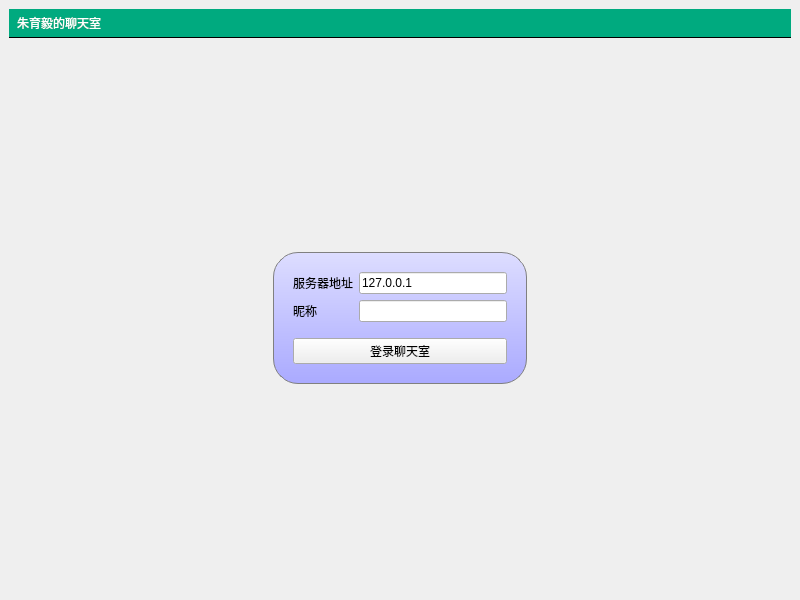
<?xml version="1.0" encoding="UTF-8"?>
<ui version="4.0">
 <class>MainWindow</class>
 <widget class="QMainWindow" name="MainWindow">
  <property name="geometry">
   <rect>
    <x>0</x>
    <y>0</y>
    <width>800</width>
    <height>600</height>
   </rect>
  </property>
  <property name="windowTitle">
   <string>聊天室客户端</string>
  </property>
  <property name="styleSheet">
   <string notr="true">#titleLabel{
background:white;
border:none;
border-bottom:1px solid black;
padding: 5px;
font:24pt&quot;黑体&quot;;
color:rgb(255,255,255);
background-color:rgba(0,170,127,255);
}

#mainFrame{
border: none;
background:white;
}

#loginFrame{
background:qlineargradient(x1:0,y1:0,x2:0,y2:1,stop:0#ddf,stop:1#aaf);
border:1px solid gray;
padding:10px;
border-radius:25px;
}</string>
  </property>
  <widget class="QWidget" name="centralwidget">
   <layout class="QGridLayout" name="gridLayout_2">
    <item row="0" column="0">
     <widget class="QLabel" name="titleLabel">
      <property name="styleSheet">
       <string notr="true">#titleLabel{
background:white;
border:none;
border-bottom:1px solid black;
padding: 5px;
font:24pt&quot;黑体&quot;;
color:rgb(255,255,255);
background-color:rgba(0,170,127,255);
}

#mainFrame{
border: none;
background:white;
}

#loginFrame{
background:qlineargradient(x1:0,y1:0,x2:0,y2:1,stop:0#ddf,stop:1#aaf);
border:1px solid gray;
padding:10px;
border-radius:25px;
}</string>
      </property>
      <property name="text">
       <string>朱育毅的聊天室</string>
      </property>
     </widget>
    </item>
    <item row="1" column="0">
     <widget class="QStackedWidget" name="stackedWidget">
      <property name="styleSheet">
       <string notr="true">#titleLabel{
background:white;
border:none;
border-bottom:1px solid black;
padding: 5px;
font:24pt&quot;黑体&quot;;
color:rgb(255,255,255);
background-color:rgba(0,170,127,255);
}

#mainFrame{
border: none;
background:white;
}

#loginFrame{
background:qlineargradient(x1:0,y1:0,x2:0,y2:1,stop:0#ddf,stop:1#aaf);
border:1px solid gray;
padding:10px;
border-radius:25px;
}</string>
      </property>
      <property name="currentIndex">
       <number>0</number>
      </property>
      <widget class="QWidget" name="loginPage">
       <layout class="QGridLayout" name="gridLayout_3">
        <item row="0" column="1">
         <spacer name="verticalSpacer_3">
          <property name="orientation">
           <enum>Qt::Orientation::Vertical</enum>
          </property>
          <property name="sizeHint" stdset="0">
           <size>
            <width>20</width>
            <height>164</height>
           </size>
          </property>
         </spacer>
        </item>
        <item row="1" column="0">
         <spacer name="horizontalSpacer">
          <property name="orientation">
           <enum>Qt::Orientation::Horizontal</enum>
          </property>
          <property name="sizeHint" stdset="0">
           <size>
            <width>219</width>
            <height>20</height>
           </size>
          </property>
         </spacer>
        </item>
        <item row="1" column="1">
         <widget class="QFrame" name="loginFrame">
          <property name="frameShape">
           <enum>QFrame::Shape::StyledPanel</enum>
          </property>
          <property name="frameShadow">
           <enum>QFrame::Shadow::Raised</enum>
          </property>
          <layout class="QVBoxLayout" name="verticalLayout_2">
           <item>
            <layout class="QGridLayout" name="gridLayout">
             <item row="0" column="0">
              <widget class="QLabel" name="label_2">
               <property name="text">
                <string>服务器地址</string>
               </property>
              </widget>
             </item>
             <item row="0" column="1">
              <widget class="QLineEdit" name="serverEdit">
               <property name="text">
                <string>127.0.0.1</string>
               </property>
              </widget>
             </item>
             <item row="1" column="0">
              <widget class="QLabel" name="label_3">
               <property name="text">
                <string>昵称</string>
               </property>
              </widget>
             </item>
             <item row="1" column="1">
              <widget class="QLineEdit" name="usernameEdit"/>
             </item>
            </layout>
           </item>
           <item>
            <spacer name="verticalSpacer">
             <property name="orientation">
              <enum>Qt::Orientation::Vertical</enum>
             </property>
             <property name="sizeType">
              <enum>QSizePolicy::Policy::Fixed</enum>
             </property>
             <property name="sizeHint" stdset="0">
              <size>
               <width>20</width>
               <height>10</height>
              </size>
             </property>
            </spacer>
           </item>
           <item>
            <widget class="QPushButton" name="loginButton">
             <property name="text">
              <string>登录聊天室</string>
             </property>
            </widget>
           </item>
          </layout>
         </widget>
        </item>
        <item row="1" column="2">
         <spacer name="horizontalSpacer_2">
          <property name="orientation">
           <enum>Qt::Orientation::Horizontal</enum>
          </property>
          <property name="sizeHint" stdset="0">
           <size>
            <width>218</width>
            <height>20</height>
           </size>
          </property>
         </spacer>
        </item>
        <item row="2" column="1">
         <spacer name="verticalSpacer_2">
          <property name="orientation">
           <enum>Qt::Orientation::Vertical</enum>
          </property>
          <property name="sizeHint" stdset="0">
           <size>
            <width>20</width>
            <height>164</height>
           </size>
          </property>
         </spacer>
        </item>
       </layout>
      </widget>
      <widget class="QWidget" name="chatPage">
       <layout class="QVBoxLayout" name="verticalLayout">
        <item>
         <layout class="QHBoxLayout" name="horizontalLayout">
          <item>
           <widget class="QTextEdit" name="roomTextEdit"/>
          </item>
          <item>
           <widget class="QListWidget" name="userListWidget">
            <property name="maximumSize">
             <size>
              <width>120</width>
              <height>16777215</height>
             </size>
            </property>
           </widget>
          </item>
         </layout>
        </item>
        <item>
         <layout class="QHBoxLayout" name="horizontalLayout_2">
          <item>
           <widget class="QLineEdit" name="sayLineEdit">
            <property name="maximumSize">
             <size>
              <width>16777215</width>
              <height>16777215</height>
             </size>
            </property>
           </widget>
          </item>
          <item>
           <widget class="QPushButton" name="sayButton">
            <property name="text">
             <string>发送</string>
            </property>
           </widget>
          </item>
          <item>
           <widget class="QPushButton" name="logoutButton">
            <property name="text">
             <string>退出</string>
            </property>
           </widget>
          </item>
         </layout>
        </item>
       </layout>
      </widget>
     </widget>
    </item>
   </layout>
  </widget>
 </widget>
 <resources/>
 <connections/>
</ui>
